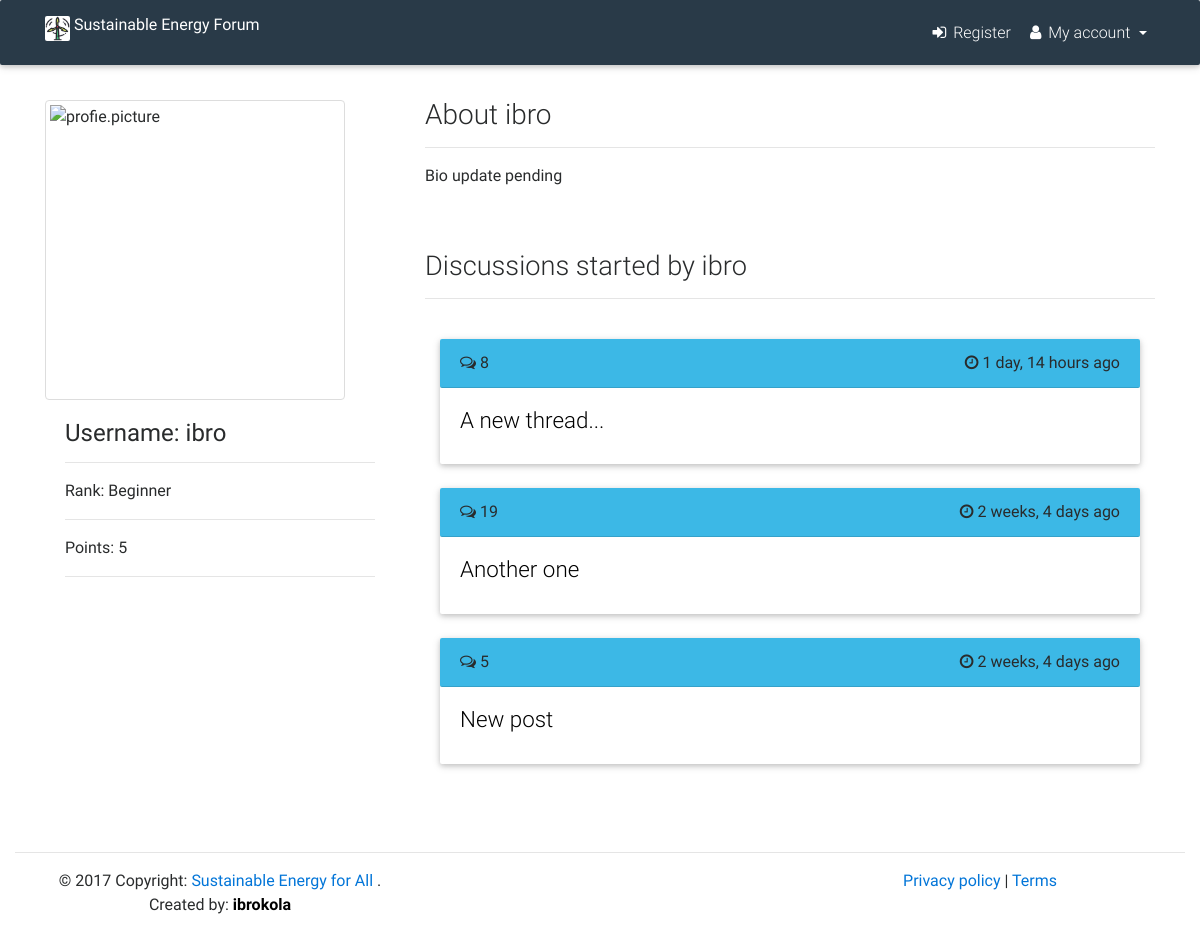
The app's page /u/profile/ibro/, older data.
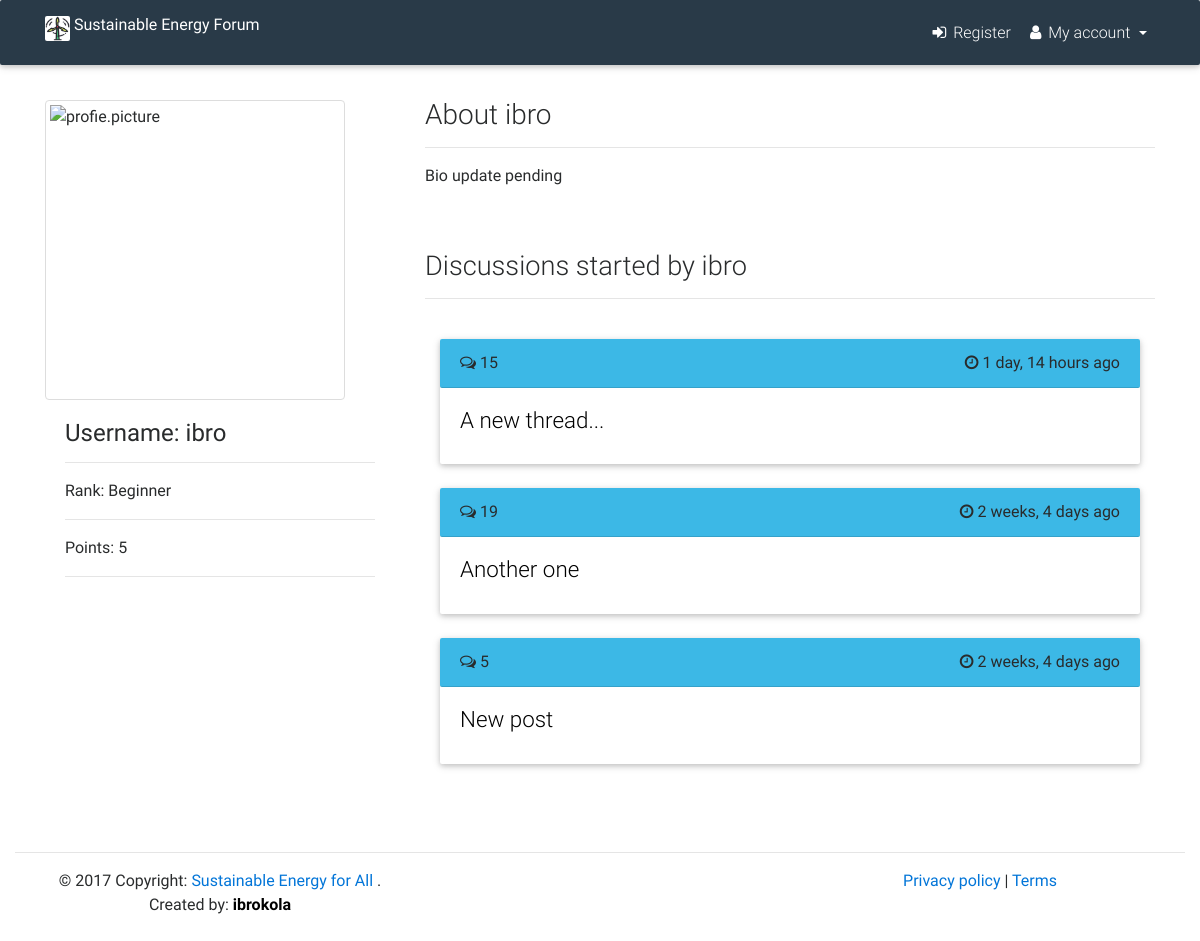
The same page, newer data.
### forum/models.py (models this page shows, shortened)
class Votable(models.Model):
    class Meta:
        abstract = True
    votes = GenericRelation(Vote)
    author = models.ForeignKey(User, on_delete=models.PROTECT)
    upvotes = models.IntegerField(default=0)
    downvotes = models.IntegerField(default=0)
    flags = models.IntegerField(default=0)

class Post(Votable):
    class Meta:
        db_table = "posts"
        index_together = [
            ["submission_time",],
        ]
    objects = PostsManager()
    title = models.CharField(max_length=500)
    slug = models.SlugField(max_length=500,null=True, blank=True)
    text = models.TextField(max_length=8192, blank=True)
    submission_time = models.DateTimeField(auto_now_add=True)
    num_comments = models.IntegerField(default=0)
    def get_absolute_url(self):
        return reverse('forum:discussion', kwargs={"post_id": self.pk})
    def __str__(self):
        return self.title

### profiles/views.py (the view)
# urls.py: url(r'^profile/(?P<username>[\w.@+-]+)/$', ProfileView.as_view(), name='profile_view'),
class ProfileView(View):
    def get(self, request, username, *args, **kwargs):
        user = get_object_or_404(User, username=username)
        post_list = Post.objects.filter(author__username__iexact=user.username).order_by('-submission_time')
        paginator = Paginator(post_list, 10)
        page = request.GET.get('page')
        try:
            post = paginator.page(page)
        except PageNotAnInteger:
             post = paginator.page(1)
        except EmptyPage:
             post = paginator.page(paginator.num_pages)
        profile = Profile.objects.get(user=user)
        template = 'profiles/profile_view.html'
        context = {
            'profile': profile,
            'post': post
            }
        return render(request, template, context)

### users/models.py (called while the page is built)
    def __str__(self):              # __unicode__ on Python 2
        return self.username

### templates/profiles/profile_view.html (shortened to what this page needs)
{% extends 'base.html' %}
{% load static %}
{% load humanize %}
{% block pagecss %}
<link href="{% static 'css/mdb.css' %}" rel="stylesheet">
{% endblock %}
{% block content %}
<div class="container-fluid" style="padding-top: 100px;"></div>
<div class="container">
	<div class="row">
		<div class="col-sm-6 col-md-4">
			<section class="wow fadeIn">
			         <div class="">
			        {% if profile.image %}
			            <img src="{{ profile.image.url }}" class="img-fluid img-thumbnail" width="350" height="300" alt="profie.picture">
			        {% else %}
			        	<img src="http://www.sbsc.in/images/dummy-profile-pic.png" class="img-fluid img-thumbnail" width="300" height="300" alt="profie.picture">
			        {% endif %}
			        </div>
			        <div class="card-block">
			            <h4 class="card-title"><strong>Username: {{ profile.user.username }}</strong></h4>
						<hr>
						<p>Rank: {{ profile.rank }}</p>
						<hr>
						<p>Points: {{ profile.user.score }}</p>
						<hr>
						<br>
			</section>
			<br>
		</div>
		<div class="col-sm-6 col-md-8">
            <h3>About {{ profile.user }}</h3>
            <hr>
            {% if profile.bio %}
                <p>{{ profile.bio }}</p>
            {% else %}
                <p>Bio update pending</p>
            {% endif %}
			<br>
			<br>
			<h3 class="h3-responsive">Discussions started by {{ profile.user.username }}</h3>
			<hr>
			<br>
			<div class="col-sm-12">
			{% if post %}
				{% for item in post %}
				<div class="card">
					<div class="card-header">
						<i class="fa fa-comments-o"></i> {{  item.num_comments }}  <span class="float-right"><i class="fa fa-clock-o"></i> {{  item.submission_time | naturaltime }}</span>
					</div>
					<div class="card-block">
						<a href="{{ item.get_absolute_url }}">
							<h4 class="card-title h4-responsive" style="color: black;">{{ item }}</h4>
						</a>
					</div>
				</div>
				<br>
				{% endfor %}
			{% else %}
				<p>No post yet</p>
			{% endif %}
			<br>
			<br>
			</div>
		</div>
		<br>
		<br>
	</div>
</div>
{% endblock %}

Row changes from the older to the newer data that the page shows:
changed Post "1 day, 14 hours ago": num_comments "8" → "15"
